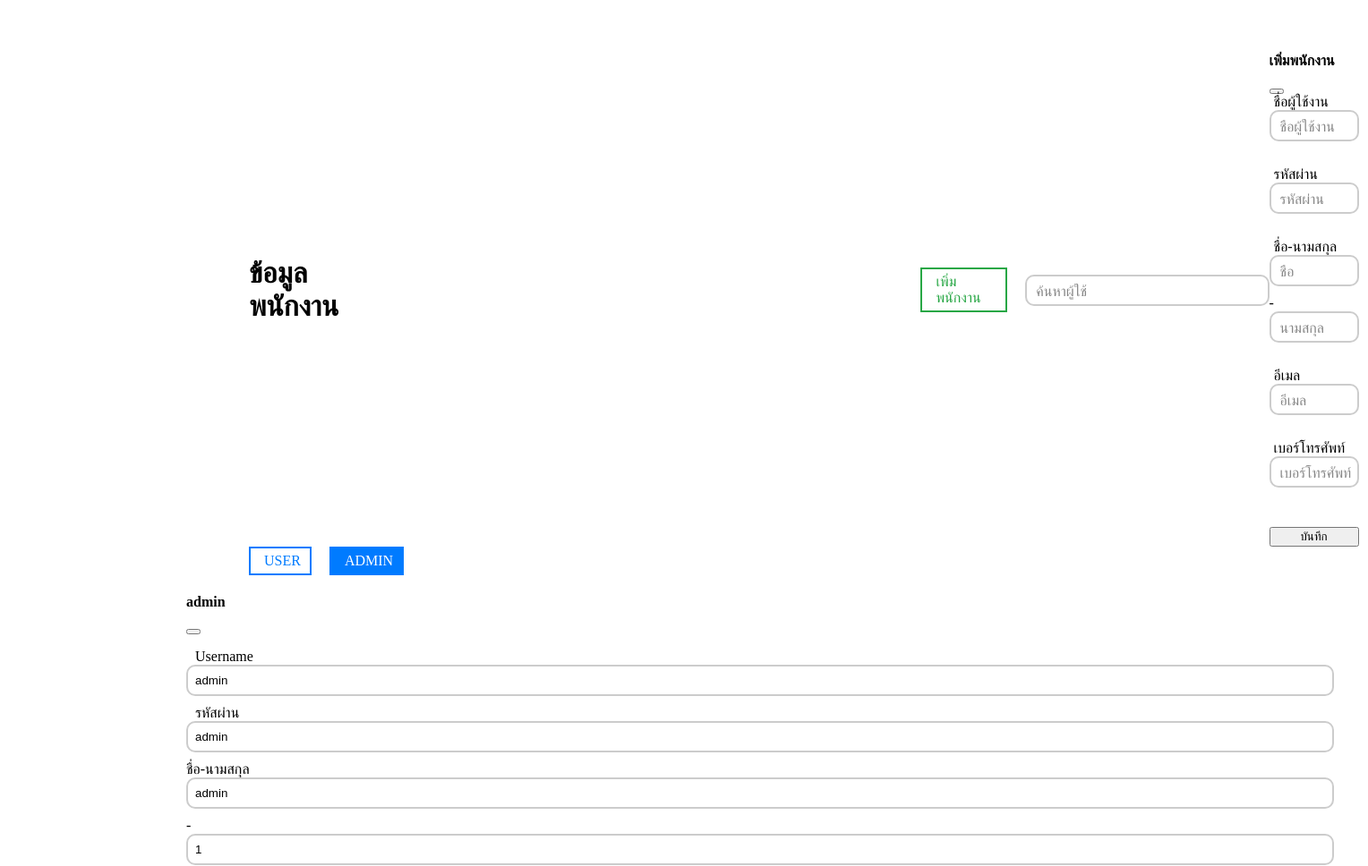
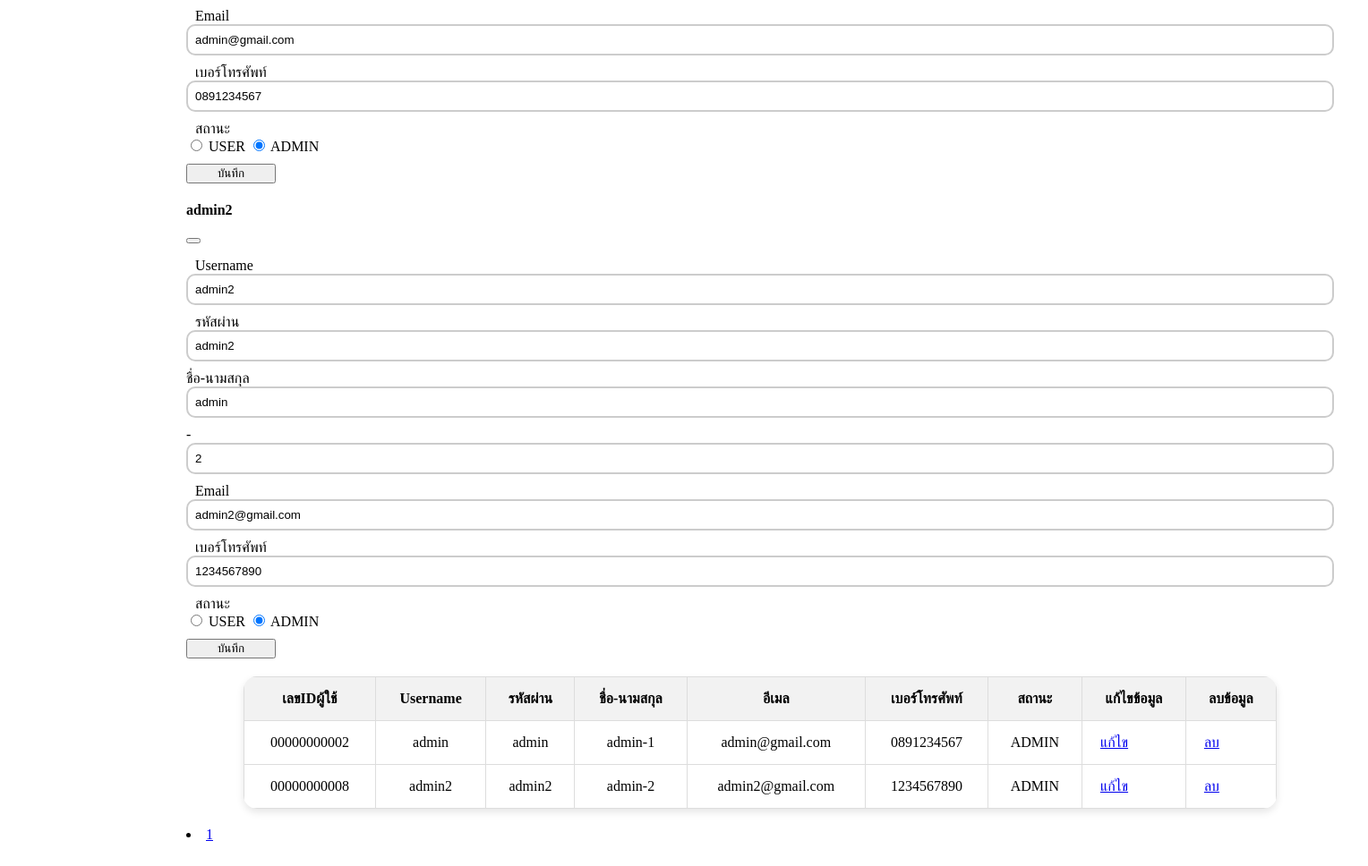
The page /admin/detailadmin.php on the database its author committed (2 pictures, top to bottom).
### tables this page shows
CREATE TABLE `customer` (
  `Cus_ID` int(11) UNSIGNED ZEROFILL NOT NULL,
  `Cus_Username` varchar(50) NOT NULL,
  `Cus_Password` varchar(20) NOT NULL,
  `Cus_Email` varchar(60) NOT NULL,
  `Cus_tel` varchar(10) NOT NULL,
  `Cus_FName` varchar(50) NOT NULL,
  `Cus_LName` varchar(50) NOT NULL,
  `Cus_Status` enum('ADMIN','USER') NOT NULL DEFAULT 'USER'
);

### admin/detailadmin.php (the view, shortened to what this page needs)
<body>
    <div class="col-sm-10">
        <div style="display: flex; align-items: center;">
            <h1 style="margin-left: 70px;">ข้อมูลพนักงาน</h1>
            <div style="display: flex; align-items: center; position: relative; margin-left: 630px; margin-top: 10px;">
                <a href="index_ad.php?C=1&D=3" class="btn btn-outline-success" data-bs-toggle="modal"
                    data-bs-target="#addadminModal" style="margin-right: 10px; margin-top: -10px;">
                    <i class="fi fi-rr-user-add"></i> เพิ่มพนักงาน
                </a>
                <input type="text" id="searchInput" class="custom-input2" placeholder="ค้นหาผู้ใช้"
                    style="margin-left: 10px; width: 290px;">
            </div>
            <div class="modal fade" id="addadminModal">
                <div class="modal-dialog">
                    <div class="modal-content">
                        <div class="modal-header">
                            <h4 class="modal-title"><i class="fi fi-rr-user-add" style="font-size: 25px;"></i>
                                เพิ่มพนักงาน</h4>
                            <button type="button" class="btn-close" data-bs-dismiss="modal"></button>
                        </div>
                        <div class="modal-body">
                            <form method="POST" action="insert_admin.php">
                                <div>
                                    <div style="display: flex; align-items: center;">
                                        <i class="fas fa-user" style="font-size: 25px; margin-right: 5px;"></i> <label
                                            for="Cus_Username">
                                            ชื่อผู้ใช้งาน</label>
                                    </div>
                                    <input type="Username" class="custom-input2" id="Cus_Username"
                                        placeholder="ชื่อผู้ใช้งาน" name="Cus_Username" required>
                                </div><br>
                                <div>
                                    <div style="display: flex; align-items: center;">
                                        <label for="Cus_Password" class="form-label"> รหัสผ่าน</label>
                                    </div>
                                    <input type="password" class="custom-input2" id="Cus_Password"
                                        placeholder="รหัสผ่าน" name="Cus_Password" required>
                                </div><br>
                                <div style="display: flex; align-items: center;">
                                    <label for="" class="form-label"> ชื่อ-นามสกุล</label>
                                </div>
                                <div class="flex-container">
                                    <input type="text" class="custom-input2" id="Cus_FName" required placeholder="ชื่อ"
                                        name="Cus_FName">-
                                    <input type="text" class="custom-input2" id="Cus_LName" required
                                        placeholder="นามสกุล" name="Cus_LName">
                                </div><br>
                                <div>
                                    <div style="display: flex; align-items: center;">
                                        <label for="" class="form-label"> อีเมล</label>
                                    </div>
                                    <input type="email" class="custom-input2" id="Cus_Email" required
                                        placeholder="อีเมล" name="Cus_Email">
                                </div><br>
                                <div>
                                    <div style="display: flex; align-items: center;">
                                        <label for="" class="form-label"> เบอร์โทรศัพท์</label>
                                    </div>
                                    <input type="text" class="custom-input2" id="Cus_tel" placeholder="เบอร์โทรศัพท์"
                                        name="Cus_tel" required>
                                </div><br>
                        </div>
                        <div class="modal-footer">
                            <div style="margin-top: 10px;">
                                <button type="submit" class="btn btn-success" style="width: 100px;">บันทึก</button>
                            </div>
                        </div>
                    </div>
                </div>
            </div>
        </div>
        <div style="display: flex; align-items: center; margin-left: 50px; ">
            <a href="index_ad.php?C=1&D=2" class="btn btn-outline-primary">
                <i class="fi fi-rr-user"></i>USER
            </a>
            <a href="index_ad.php?C=1&D=3" class="btn btn-outline-primary active">
                <i class="fi fi-rr-user-gear"></i>ADMIN
            </a>
        </div>
        <table>
            <thead>
                <tr>
                    <th>เลขIDผู้ใช้</th>
                    <th>Username</th>
                    <th>รหัสผ่าน</th>
                    <th>ชื่อ-นามสกุล</th>
                    <th>อีเมล</th>
                    <th>เบอร์โทรศัพท์</th>
                    <th>สถานะ</th>
                    <th>แก้ไขข้อมูล</th>
                    <th>ลบข้อมูล</th>
                </tr>
            </thead>
            <tbody>
                <?php
                    include 'condb.php';
                    $sql = "SELECT Cus_ID, Cus_Username, Cus_Password, Cus_Email, Cus_tel, Cus_FName, Cus_LName, Cus_Status
                            FROM customer
                            WHERE Cus_Status = 'ADMIN'";
                    $result = mysqli_query($conn, $sql);
                    $rows_per_page = 10;
                    $total_rows = mysqli_num_rows($result);
                    $total_pages = ceil($total_rows / $rows_per_page);
                    if (isset($_GET['page']) && is_numeric($_GET['page'])) {
                        $current_page = $_GET['page'];
                    } else {
                        $current_page = 1;
                    }
                    $start_row = ($current_page - 1) * $rows_per_page;
                    $sql_pagination = "SELECT Cus_ID, Cus_Username, Cus_Password, Cus_Email, Cus_tel, Cus_FName, Cus_LName, Cus_Status
                                        FROM customer
                                        WHERE Cus_Status = 'ADMIN'
                                        LIMIT $start_row, $rows_per_page";
                    $result_pagination = mysqli_query($conn, $sql_pagination);
                    while ($row = mysqli_fetch_assoc($result_pagination)) {
                        $modalID = "myModal" . $row['Cus_ID'];
                ?>
                <tr>
                    <td><?php echo $row['Cus_ID']; ?></td>
                    <td><?php echo $row['Cus_Username']; ?></td>
                    <td><?php echo $row['Cus_Password']; ?></td>
                    <td><?php echo $row['Cus_FName']; ?>-<?php echo $row['Cus_LName']; ?></td>
                    <td><?php echo $row['Cus_Email']; ?></td>
                    <td><?php echo $row['Cus_tel']; ?></td>
                    <td><?php echo $row['Cus_Status']; ?></td>
                    <td style="width: 5%;">
                        <center><a href="#" class="btn btn-warning" data-bs-toggle="modal"
                                style="display: flex; width: 85px;" data-bs-target="#<?php echo $modalID; ?>">แก้ไข</a>
                        </center>
                    </td>
                    <td style="width: 5%;">
                        <center><a href="#" onclick="confirmDelete(<?php echo $row['Cus_ID']; ?>)"
                                class="btn btn-danger" style="display: flex; width: 70px;">ลบ</a>
                        </center>
                    </td>
                </tr>
                <div class="modal fade" id="<?php echo $modalID; ?>">
                    <div class="modal-dialog">
                        <div class="modal-content">
                            <div class="modal-header">
                                <h4 class="modal-title"><?php echo $row['Cus_Username']; ?></h4>
                                <button type="button" class="btn-close" data-bs-dismiss="modal"></button>
                            </div>
                            <div class="modal-body">
                                <form action="update_admin.php" method="post" enctype="multipart/form-data">
                                    <div>
                                        <div style="display: flex; align-items: center;">
                                            <label for="Cus_Username" class="form-label">Username</label>
                                        </div>
                                        <input type="text" class="custom-input2" id="Cus_Username"
                                            placeholder="ชื่อสินค้า" name="Cus_Username" required
                                            value="<?php echo $row['Cus_Username']; ?>">
                                    </div>
                                    <div>
                                        <div style="display: flex; align-items: center;">
                                                 <label
                                                for="Cus_Password" class="form-label"> รหัสผ่าน</label>
                                        </div>
                                        <input type="text" class="custom-input2" id="Cus_Password"
                                            placeholder="ราคาสินค้า" name="Cus_Password" required
                                            value="<?php echo $row['Cus_Password']; ?>">
                                    </div>
                                    <label for="" class="form-label">ชื่อ-นามสกุล</label>
                                    <div class="flex-container">
                                        <input type="text" class="custom-input2" id="Cus_FName" required
                                            placeholder="ชื่อ" name="Cus_FName"
                                            value="<?php echo $row['Cus_FName']; ?>">-
                                        <input type="text" class="custom-input2" id="Cus_LName" required
                                            placeholder="นามสกุล" name="Cus_LName"
                                            value="<?php echo $row['Cus_LName']; ?>">
                                    </div>
                                    <div>
                                        <div style="display: flex; align-items: center;">
                                                 <label for="Cus_Email"
                                                class="form-label"> Email</label>
                                        </div>
                                        <input type="text" class="custom-input2" id="Cus_Email" placeholder="ราคาสินค้า"
                                            name="Cus_Email" required value="<?php echo $row['Cus_Email']; ?>">
                                    </div>
                                    <div>
                                        <div style="display: flex; align-items: center;">
                                                 <label for="Cus_tel"
                                                class="form-label"> เบอร์โทรศัพท์</label>
                                        </div>
                                        <input type="text" class="custom-input2" id="Cus_tel" placeholder="ราคาสินค้า"
                                            name="Cus_tel" required value="<?php echo $row['Cus_tel']; ?>">
                                    </div>
                                    <div>
                                        <div style="display: flex; align-items: center;">
                                            <label for="Cus_Status" class="form-label"> สถานะ</label>
                                        </div>
                                        <label>
                                            <input type="radio" name="Cus_Status" value="USER"
                                                <?php echo ($row['Cus_Status'] == 'USER') ? 'checked' : ''; ?>>
                                            USER
                                        </label>
                                        <label>
                                            <input type="radio" name="Cus_Status" value="ADMIN"
                                                <?php echo ($row['Cus_Status'] == 'ADMIN') ? 'checked' : ''; ?>>
                                            ADMIN
                                        </label>
                                    </div>
                            </div>
                            <div class="modal-footer">
                                <div style="margin-top: 10px;">
                                    <button type="submit" class="btn btn-success" style="width: 100px;">บันทึก</button>
                                </div>
                            </div>
                        </div>
                    </div>
                </div>
                <?php
        }
        ?>
            </tbody>
        </table>
        <div class="pagination">
            <?php
                for ($page = 1; $page <= $total_pages; $page++) {
                    if ($page == $current_page) {
                        echo "<li class='page-item active'><a class='page-link' href='#'>$page</a></li>";
                    } else {
                        echo "<li class='page-item'><a class='page-link' href='index_ad.php?C=1&D=2&page=$page'>$page</a></li>";
                    }
                }
            ?>
        </div>
    </div><br>
</body>

### admin/detailadmin.php (style rules this page uses)
.col-sm-10 { margin-left: 170px; background-color: #ffffff; border-radius: 10px; padding: 30px; }
.custom-input2 { width: 100%; padding: 8px; margin-bottom: 10px; border: 2px solid #ccc; border-radius: 10px; box-sizing: border-box; transition: border-color 0.3s; margin-left: 0; }
.custom-input2::placeholder { position: absolute; top: 8px; left: 10px; font-size: 16px; color: #888; opacity: 1; transition: transform 0.3s, opacity 0.3s; }
table { width: 90%; border-collapse: collapse; border-radius: 15px; overflow: hidden; box-shadow: 0 4px 8px rgba(0, 0, 0, 0.1); margin: 20px 0; margin-right: auto; margin-left: auto; }
th, td { padding: 15px; text-align: center; border-bottom: 1px solid #ddd; border: 1px solid #ddd; transition: background-color 0.3s ease; }
th { background-color: #f2f2f2; }
.btn-outline-primary { display: flex; margin-left: 20px; border: 2px solid #007bff; color: #007bff; padding: 5px 10px; text-decoration: none; align-items: center; }
.btn-outline-success { display: flex; margin-left: 20px; border: 2px solid #28a745; color: #28a745; padding: 5px 10px; text-decoration: none; align-items: center; }
.btn-outline-primary.active { background-color: #007bff; color: #fff; border-color: #007bff; }

### rows shown on the page
customer: Cus_ID "00000000002", Cus_Username "admin", Cus_Password "admin", Cus_FName "admin", Cus_LName "1", Cus_Email "admin@gmail.com", Cus_tel "0891234567", Cus_Status "ADMIN", Cus_Status "☐ USER", Cus_Status "☑ ADMIN"
customer: Cus_ID "00000000008", Cus_Username "admin2", Cus_Password "admin2", Cus_FName "admin", Cus_LName "2", Cus_Email "admin2@gmail.com", Cus_tel "1234567890", Cus_Status "ADMIN", Cus_Status "☐ USER", Cus_Status "☑ ADMIN"
